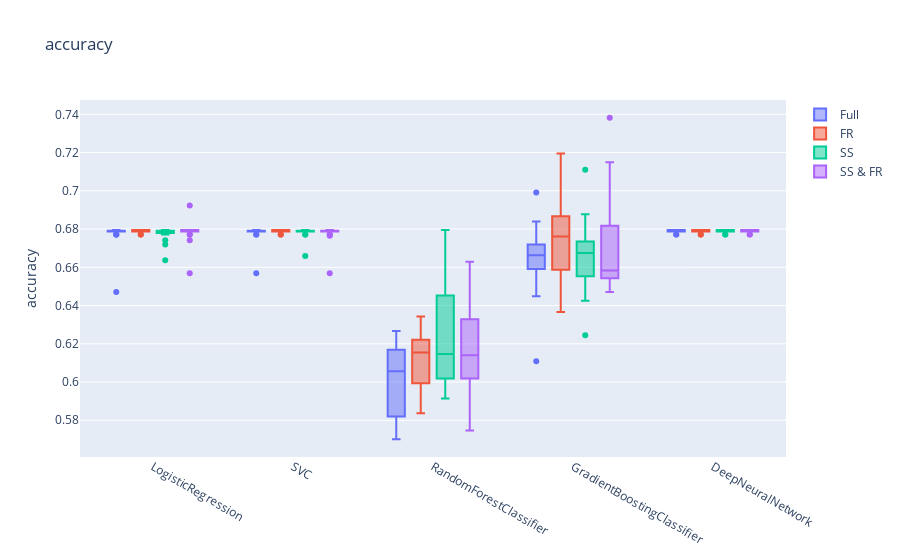
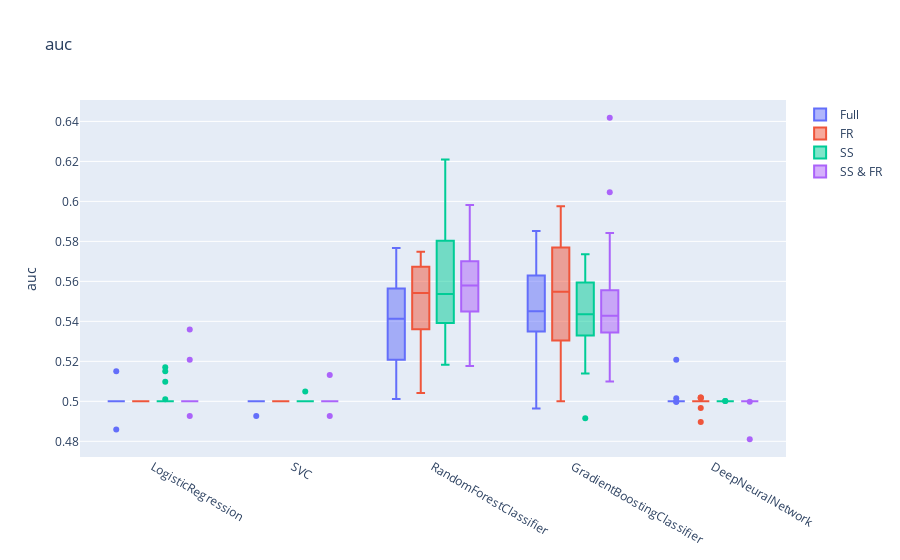
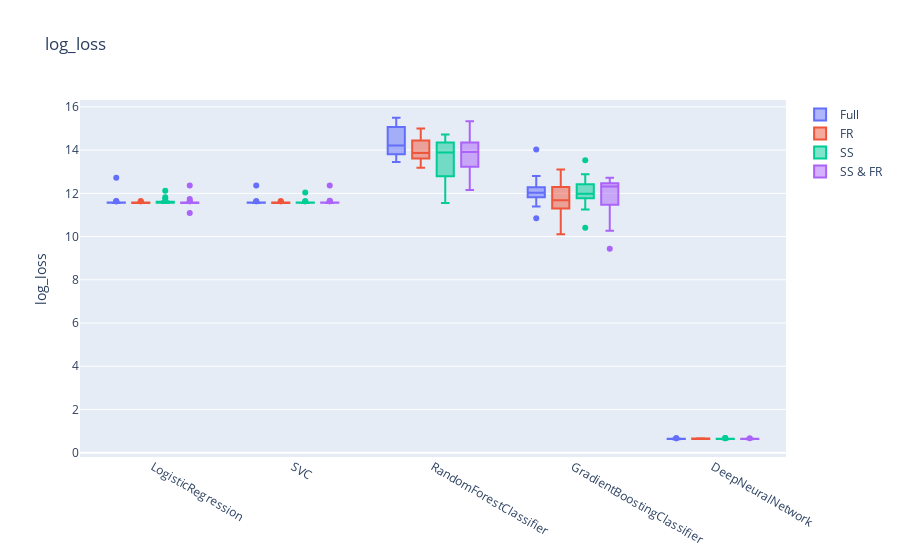

Write notebook code for charts like these, in order.
### Code cell
make_plots('accuracy')
make_plots('auc')
make_plots('log_loss')

### Figure 1 — Plotly figure (JSON) as saved in the notebook; plotly's stock layout.template omitted (floating-point values rounded to 4 significant figures)
{"data": [{"name": "Full", "type": "box", "x": ["LogisticRegression", "LogisticRegression", "LogisticRegression", "LogisticRegression", "LogisticRegression", "LogisticRegression", "LogisticRegression", "LogisticRegression", "LogisticRegression", "LogisticRegression", "LogisticRegression", "LogisticRegression", "LogisticRegression", "LogisticRegression", "LogisticRegression", "LogisticRegression", "LogisticRegression", "LogisticRegression", "LogisticRegression", "LogisticRegression", "SVC", "SVC", "SVC", "SVC", "SVC", "SVC", "SVC", "SVC", "SVC", "SVC", "SVC", "SVC", "SVC", "SVC", "SVC", "SVC", "SVC", "SVC", "SVC", "SVC", "RandomForestClassifier", "RandomForestClassifier", "RandomForestClassifier", "RandomForestClassifier", "RandomForestClassifier", "RandomForestClassifier", "RandomForestClassifier", "RandomForestClassifier", "RandomForestClassifier", "RandomForestClassifier", "RandomForestClassifier", "RandomForestClassifier", "RandomForestClassifier", "RandomForestClassifier", "RandomForestClassifier", "RandomForestClassifier", "RandomForestClassifier", "RandomForestClassifier", "RandomForestClassifier", "RandomForestClassifier", "GradientBoostingClassifier", "GradientBoostingClassifier", "GradientBoostingClassifier", "GradientBoostingClassifier", "GradientBoostingClassifier", "GradientBoostingClassifier", "GradientBoostingClassifier", "GradientBoostingClassifier", "GradientBoostingClassifier", "GradientBoostingClassifier", "GradientBoostingClassifier", "GradientBoostingClassifier", "GradientBoostingClassifier", "GradientBoostingClassifier", "GradientBoostingClassifier", "GradientBoostingClassifier", "GradientBoostingClassifier", "GradientBoostingClassifier", "GradientBoostingClassifier", "GradientBoostingClassifier", "DeepNeuralNetwork", "DeepNeuralNetwork", "DeepNeuralNetwork", "DeepNeuralNetwork", "DeepNeuralNetwork", "DeepNeuralNetwork", "DeepNeuralNetwork", "DeepNeuralNetwork", "DeepNeuralNetwork", "DeepNeuralNetwork", "DeepNeuralNetwork", "DeepNeuralNetwork", "DeepNeuralNetwork", "DeepNeuralNetwork", "DeepNeuralNetwork", "DeepNeuralNetwork", "DeepNeuralNetwork", "DeepNeuralNetwork", "DeepNeuralNetwork", "DeepNeuralNetwork"], "y": [0.6772, 0.6795, 0.6795, 0.6795, 0.6787, 0.6787, 0.6787, 0.6787, 0.6787, 0.6787, 0.6772, 0.6795, 0.6772, 0.6795, 0.6787, 0.6787, 0.6787, 0.6471, 0.6787, 0.6787, 0.6772, 0.6795, 0.6795, 0.6795, 0.6787, 0.6787, 0.6787, 0.6787, 0.6787, 0.6787, 0.6772, 0.6795, 0.6795, 0.6569, 0.6787, 0.6787, 0.6787, 0.6787, 0.6787, 0.6787, 0.5847, 0.6072, 0.6253, 0.614, 0.6109, 0.6154, 0.5792, 0.6267, 0.5995, 0.6041, 0.6208, 0.6185, 0.5711, 0.6117, 0.5724, 0.5905, 0.5995, 0.5792, 0.5701, 0.6267, 0.6591, 0.6591, 0.6591, 0.684, 0.6109, 0.6448, 0.6652, 0.6606, 0.6697, 0.6719, 0.6749, 0.6704, 0.6456, 0.684, 0.6719, 0.6561, 0.6674, 0.6719, 0.6991, 0.6629, 0.6772, 0.6795, 0.6795, 0.6795, 0.6787, 0.6787, 0.6787, 0.6787, 0.6787, 0.6787, 0.6772, 0.6795, 0.6795, 0.6795, 0.6787, 0.6787, 0.6787, 0.6787, 0.6787, 0.6787]}, {"name": "FR", "type": "box", "x": ["LogisticRegression", "LogisticRegression", "LogisticRegression", "LogisticRegression", "LogisticRegression", "LogisticRegression", "LogisticRegression", "LogisticRegression", "LogisticRegression", "LogisticRegression", "LogisticRegression", "LogisticRegression", "LogisticRegression", "LogisticRegression", "LogisticRegression", "LogisticRegression", "LogisticRegression", "LogisticRegression", "LogisticRegression", "LogisticRegression", "SVC", "SVC", "SVC", "SVC", "SVC", "SVC", "SVC", "SVC", "SVC", "SVC", "SVC", "SVC", "SVC", "SVC", "SVC", "SVC", "SVC", "SVC", "SVC", "SVC", "RandomForestClassifier", "RandomForestClassifier", "RandomForestClassifier", "RandomForestClassifier", "RandomForestClassifier", "RandomForestClassifier", "RandomForestClassifier", "RandomForestClassifier", "RandomForestClassifier", "RandomForestClassifier", "RandomForestClassifier", "RandomForestClassifier", "RandomForestClassifier", "RandomForestClassifier", "RandomForestClassifier", "RandomForestClassifier", "RandomForestClassifier", "RandomForestClassifier", "RandomForestClassifier", "RandomForestClassifier", "GradientBoostingClassifier", "GradientBoostingClassifier", "GradientBoostingClassifier", "GradientBoostingClassifier", "GradientBoostingClassifier", "GradientBoostingClassifier", "GradientBoostingClassifier", "GradientBoostingClassifier", "GradientBoostingClassifier", "GradientBoostingClassifier", "GradientBoostingClassifier", "GradientBoostingClassifier", "GradientBoostingClassifier", "GradientBoostingClassifier", "GradientBoostingClassifier", "GradientBoostingClassifier", "GradientBoostingClassifier", "GradientBoostingClassifier", "GradientBoostingClassifier", "GradientBoostingClassifier", "DeepNeuralNetwork", "DeepNeuralNetwork", "DeepNeuralNetwork", "DeepNeuralNetwork", "DeepNeuralNetwork", "DeepNeuralNetwork", "DeepNeuralNetwork", "DeepNeuralNetwork", "DeepNeuralNetwork", "DeepNeuralNetwork", "DeepNeuralNetwork", "DeepNeuralNetwork", "DeepNeuralNetwork", "DeepNeuralNetwork", "DeepNeuralNetwork", "DeepNeuralNetwork", "DeepNeuralNetwork", "DeepNeuralNetwork", "DeepNeuralNetwork", "DeepNeuralNetwork"], "y": [0.6772, 0.6795, 0.6795, 0.6795, 0.6787, 0.6787, 0.6787, 0.6787, 0.6787, 0.6787, 0.6772, 0.6795, 0.6795, 0.6795, 0.6787, 0.6787, 0.6787, 0.6787, 0.6787, 0.6787, 0.6772, 0.6795, 0.6795, 0.6795, 0.6787, 0.6787, 0.6787, 0.6787, 0.6787, 0.6787, 0.6772, 0.6795, 0.6795, 0.6795, 0.6787, 0.6787, 0.6787, 0.6787, 0.6787, 0.6787, 0.6343, 0.6343, 0.614, 0.6027, 0.5905, 0.6335, 0.6267, 0.6222, 0.5837, 0.6222, 0.5959, 0.6208, 0.6185, 0.6185, 0.586, 0.6154, 0.6109, 0.5882, 0.6131, 0.6154, 0.6772, 0.6907, 0.6749, 0.7065, 0.6403, 0.7195, 0.6833, 0.6538, 0.6742, 0.6584, 0.6953, 0.6772, 0.6366, 0.6591, 0.6833, 0.6833, 0.69, 0.6719, 0.6674, 0.6584, 0.6772, 0.6795, 0.6795, 0.6795, 0.6787, 0.6787, 0.6787, 0.6787, 0.6787, 0.6787, 0.6772, 0.6795, 0.6795, 0.6795, 0.6787, 0.6787, 0.6787, 0.6787, 0.6787, 0.6787]}, {"name": "SS", "type": "box", "x": ["LogisticRegression", "LogisticRegression", "LogisticRegression", "LogisticRegression", "LogisticRegression", "LogisticRegression", "LogisticRegression", "LogisticRegression", "LogisticRegression", "LogisticRegression", "LogisticRegression", "LogisticRegression", "LogisticRegression", "LogisticRegression", "LogisticRegression", "LogisticRegression", "LogisticRegression", "LogisticRegression", "LogisticRegression", "LogisticRegression", "SVC", "SVC", "SVC", "SVC", "SVC", "SVC", "SVC", "SVC", "SVC", "SVC", "SVC", "SVC", "SVC", "SVC", "SVC", "SVC", "SVC", "SVC", "SVC", "SVC", "RandomForestClassifier", "RandomForestClassifier", "RandomForestClassifier", "RandomForestClassifier", "RandomForestClassifier", "RandomForestClassifier", "RandomForestClassifier", "RandomForestClassifier", "RandomForestClassifier", "RandomForestClassifier", "RandomForestClassifier", "RandomForestClassifier", "RandomForestClassifier", "RandomForestClassifier", "RandomForestClassifier", "RandomForestClassifier", "RandomForestClassifier", "RandomForestClassifier", "RandomForestClassifier", "RandomForestClassifier", "GradientBoostingClassifier", "GradientBoostingClassifier", "GradientBoostingClassifier", "GradientBoostingClassifier", "GradientBoostingClassifier", "GradientBoostingClassifier", "GradientBoostingClassifier", "GradientBoostingClassifier", "GradientBoostingClassifier", "GradientBoostingClassifier", "GradientBoostingClassifier", "GradientBoostingClassifier", "GradientBoostingClassifier", "GradientBoostingClassifier", "GradientBoostingClassifier", "GradientBoostingClassifier", "GradientBoostingClassifier", "GradientBoostingClassifier", "GradientBoostingClassifier", "GradientBoostingClassifier", "DeepNeuralNetwork", "DeepNeuralNetwork", "DeepNeuralNetwork", "DeepNeuralNetwork", "DeepNeuralNetwork", "DeepNeuralNetwork", "DeepNeuralNetwork", "DeepNeuralNetwork", "DeepNeuralNetwork", "DeepNeuralNetwork", "DeepNeuralNetwork", "DeepNeuralNetwork", "DeepNeuralNetwork", "DeepNeuralNetwork", "DeepNeuralNetwork", "DeepNeuralNetwork", "DeepNeuralNetwork", "DeepNeuralNetwork", "DeepNeuralNetwork", "DeepNeuralNetwork"], "y": [0.6637, 0.6795, 0.6795, 0.6795, 0.6787, 0.6787, 0.6787, 0.6787, 0.6742, 0.6787, 0.6772, 0.6795, 0.6772, 0.6795, 0.6787, 0.6719, 0.6787, 0.6787, 0.6787, 0.6787, 0.6772, 0.6795, 0.6795, 0.6659, 0.6787, 0.6787, 0.6787, 0.6787, 0.6787, 0.6787, 0.6772, 0.6795, 0.6795, 0.6795, 0.6787, 0.6787, 0.6787, 0.6787, 0.6787, 0.6787, 0.6343, 0.6388, 0.6321, 0.6795, 0.5973, 0.6199, 0.6018, 0.5995, 0.5928, 0.6063, 0.605, 0.6095, 0.5914, 0.6524, 0.6742, 0.6199, 0.6606, 0.6018, 0.6018, 0.6516, 0.6795, 0.6659, 0.6524, 0.7111, 0.6765, 0.6448, 0.6244, 0.6584, 0.6471, 0.6674, 0.6682, 0.6659, 0.6704, 0.6682, 0.6674, 0.6878, 0.6674, 0.6425, 0.6674, 0.6787, 0.6772, 0.6795, 0.6795, 0.6795, 0.6787, 0.6787, 0.6787, 0.6787, 0.6787, 0.6787, 0.6772, 0.6795, 0.6795, 0.6795, 0.6787, 0.6787, 0.6787, 0.6787, 0.6787, 0.6787]}, {"name": "SS & FR", "type": "box", "x": ["LogisticRegression", "LogisticRegression", "LogisticRegression", "LogisticRegression", "LogisticRegression", "LogisticRegression", "LogisticRegression", "LogisticRegression", "LogisticRegression", "LogisticRegression", "LogisticRegression", "LogisticRegression", "LogisticRegression", "LogisticRegression", "LogisticRegression", "LogisticRegression", "LogisticRegression", "LogisticRegression", "LogisticRegression", "LogisticRegression", "SVC", "SVC", "SVC", "SVC", "SVC", "SVC", "SVC", "SVC", "SVC", "SVC", "SVC", "SVC", "SVC", "SVC", "SVC", "SVC", "SVC", "SVC", "SVC", "SVC", "RandomForestClassifier", "RandomForestClassifier", "RandomForestClassifier", "RandomForestClassifier", "RandomForestClassifier", "RandomForestClassifier", "RandomForestClassifier", "RandomForestClassifier", "RandomForestClassifier", "RandomForestClassifier", "RandomForestClassifier", "RandomForestClassifier", "RandomForestClassifier", "RandomForestClassifier", "RandomForestClassifier", "RandomForestClassifier", "RandomForestClassifier", "RandomForestClassifier", "RandomForestClassifier", "RandomForestClassifier", "GradientBoostingClassifier", "GradientBoostingClassifier", "GradientBoostingClassifier", "GradientBoostingClassifier", "GradientBoostingClassifier", "GradientBoostingClassifier", "GradientBoostingClassifier", "GradientBoostingClassifier", "GradientBoostingClassifier", "GradientBoostingClassifier", "GradientBoostingClassifier", "GradientBoostingClassifier", "GradientBoostingClassifier", "GradientBoostingClassifier", "GradientBoostingClassifier", "GradientBoostingClassifier", "GradientBoostingClassifier", "GradientBoostingClassifier", "GradientBoostingClassifier", "GradientBoostingClassifier", "DeepNeuralNetwork", "DeepNeuralNetwork", "DeepNeuralNetwork", "DeepNeuralNetwork", "DeepNeuralNetwork", "DeepNeuralNetwork", "DeepNeuralNetwork", "DeepNeuralNetwork", "DeepNeuralNetwork", "DeepNeuralNetwork", "DeepNeuralNetwork", "DeepNeuralNetwork", "DeepNeuralNetwork", "DeepNeuralNetwork", "DeepNeuralNetwork", "DeepNeuralNetwork", "DeepNeuralNetwork", "DeepNeuralNetwork", "DeepNeuralNetwork", "DeepNeuralNetwork"], "y": [0.6772, 0.6795, 0.6795, 0.6795, 0.6787, 0.6742, 0.6787, 0.6787, 0.6787, 0.6787, 0.6772, 0.6795, 0.6795, 0.6569, 0.6923, 0.6787, 0.6787, 0.6787, 0.6787, 0.6787, 0.6772, 0.6795, 0.6795, 0.6795, 0.6787, 0.6787, 0.6787, 0.6787, 0.6787, 0.6787, 0.6772, 0.6795, 0.6795, 0.6569, 0.6787, 0.6787, 0.6787, 0.6787, 0.6765, 0.6787, 0.6095, 0.6411, 0.614, 0.6185, 0.586, 0.6629, 0.5995, 0.6063, 0.5747, 0.6538, 0.6275, 0.6411, 0.614, 0.6321, 0.6041, 0.6335, 0.5769, 0.5995, 0.6154, 0.6086, 0.6817, 0.7381, 0.6817, 0.6569, 0.6471, 0.6538, 0.6493, 0.6674, 0.6584, 0.6652, 0.6524, 0.6953, 0.6546, 0.6546, 0.6561, 0.6719, 0.6584, 0.6471, 0.6878, 0.7149, 0.6772, 0.6795, 0.6795, 0.6795, 0.6787, 0.6787, 0.6787, 0.6787, 0.6787, 0.6787, 0.6772, 0.6795, 0.6795, 0.6795, 0.6787, 0.6787, 0.6787, 0.6787, 0.6787, 0.6787]}], "layout": {"boxmode": "group", "title": {"text": "accuracy"}, "yaxis": {"title": {"text": "accuracy"}}}}

### Figure 2 — Plotly figure (JSON) as saved in the notebook; plotly's stock layout.template omitted (floating-point values rounded to 4 significant figures)
{"data": [{"name": "Full", "type": "box", "x": ["LogisticRegression", "LogisticRegression", "LogisticRegression", "LogisticRegression", "LogisticRegression", "LogisticRegression", "LogisticRegression", "LogisticRegression", "LogisticRegression", "LogisticRegression", "LogisticRegression", "LogisticRegression", "LogisticRegression", "LogisticRegression", "LogisticRegression", "LogisticRegression", "LogisticRegression", "LogisticRegression", "LogisticRegression", "LogisticRegression", "SVC", "SVC", "SVC", "SVC", "SVC", "SVC", "SVC", "SVC", "SVC", "SVC", "SVC", "SVC", "SVC", "SVC", "SVC", "SVC", "SVC", "SVC", "SVC", "SVC", "RandomForestClassifier", "RandomForestClassifier", "RandomForestClassifier", "RandomForestClassifier", "RandomForestClassifier", "RandomForestClassifier", "RandomForestClassifier", "RandomForestClassifier", "RandomForestClassifier", "RandomForestClassifier", "RandomForestClassifier", "RandomForestClassifier", "RandomForestClassifier", "RandomForestClassifier", "RandomForestClassifier", "RandomForestClassifier", "RandomForestClassifier", "RandomForestClassifier", "RandomForestClassifier", "RandomForestClassifier", "GradientBoostingClassifier", "GradientBoostingClassifier", "GradientBoostingClassifier", "GradientBoostingClassifier", "GradientBoostingClassifier", "GradientBoostingClassifier", "GradientBoostingClassifier", "GradientBoostingClassifier", "GradientBoostingClassifier", "GradientBoostingClassifier", "GradientBoostingClassifier", "GradientBoostingClassifier", "GradientBoostingClassifier", "GradientBoostingClassifier", "GradientBoostingClassifier", "GradientBoostingClassifier", "GradientBoostingClassifier", "GradientBoostingClassifier", "GradientBoostingClassifier", "GradientBoostingClassifier", "DeepNeuralNetwork", "DeepNeuralNetwork", "DeepNeuralNetwork", "DeepNeuralNetwork", "DeepNeuralNetwork", "DeepNeuralNetwork", "DeepNeuralNetwork", "DeepNeuralNetwork", "DeepNeuralNetwork", "DeepNeuralNetwork", "DeepNeuralNetwork", "DeepNeuralNetwork", "DeepNeuralNetwork", "DeepNeuralNetwork", "DeepNeuralNetwork", "DeepNeuralNetwork", "DeepNeuralNetwork", "DeepNeuralNetwork", "DeepNeuralNetwork", "DeepNeuralNetwork"], "y": [0.5, 0.5, 0.5, 0.5, 0.5, 0.5, 0.5, 0.5, 0.5, 0.5, 0.5, 0.5, 0.5151, 0.5, 0.5, 0.5, 0.5, 0.4859, 0.5, 0.5, 0.5, 0.5, 0.5, 0.5, 0.5, 0.5, 0.5, 0.5, 0.5, 0.5, 0.5, 0.5, 0.5, 0.4927, 0.5, 0.5, 0.5, 0.5, 0.5, 0.5, 0.5012, 0.5398, 0.5531, 0.5671, 0.5576, 0.5553, 0.5305, 0.5766, 0.5344, 0.5359, 0.5626, 0.5426, 0.5095, 0.5487, 0.5051, 0.511, 0.54, 0.5454, 0.5053, 0.5618, 0.5397, 0.5315, 0.5353, 0.5852, 0.4964, 0.5306, 0.5642, 0.546, 0.5471, 0.5543, 0.5422, 0.5417, 0.5346, 0.5759, 0.5747, 0.5149, 0.5547, 0.5618, 0.5725, 0.544, 0.5, 0.5, 0.5, 0.5, 0.5208, 0.5, 0.5, 0.5, 0.5, 0.5, 0.4998, 0.5, 0.5015, 0.4998, 0.5, 0.5, 0.5, 0.5, 0.5, 0.5]}, {"name": "FR", "type": "box", "x": ["LogisticRegression", "LogisticRegression", "LogisticRegression", "LogisticRegression", "LogisticRegression", "LogisticRegression", "LogisticRegression", "LogisticRegression", "LogisticRegression", "LogisticRegression", "LogisticRegression", "LogisticRegression", "LogisticRegression", "LogisticRegression", "LogisticRegression", "LogisticRegression", "LogisticRegression", "LogisticRegression", "LogisticRegression", "LogisticRegression", "SVC", "SVC", "SVC", "SVC", "SVC", "SVC", "SVC", "SVC", "SVC", "SVC", "SVC", "SVC", "SVC", "SVC", "SVC", "SVC", "SVC", "SVC", "SVC", "SVC", "RandomForestClassifier", "RandomForestClassifier", "RandomForestClassifier", "RandomForestClassifier", "RandomForestClassifier", "RandomForestClassifier", "RandomForestClassifier", "RandomForestClassifier", "RandomForestClassifier", "RandomForestClassifier", "RandomForestClassifier", "RandomForestClassifier", "RandomForestClassifier", "RandomForestClassifier", "RandomForestClassifier", "RandomForestClassifier", "RandomForestClassifier", "RandomForestClassifier", "RandomForestClassifier", "RandomForestClassifier", "GradientBoostingClassifier", "GradientBoostingClassifier", "GradientBoostingClassifier", "GradientBoostingClassifier", "GradientBoostingClassifier", "GradientBoostingClassifier", "GradientBoostingClassifier", "GradientBoostingClassifier", "GradientBoostingClassifier", "GradientBoostingClassifier", "GradientBoostingClassifier", "GradientBoostingClassifier", "GradientBoostingClassifier", "GradientBoostingClassifier", "GradientBoostingClassifier", "GradientBoostingClassifier", "GradientBoostingClassifier", "GradientBoostingClassifier", "GradientBoostingClassifier", "GradientBoostingClassifier", "DeepNeuralNetwork", "DeepNeuralNetwork", "DeepNeuralNetwork", "DeepNeuralNetwork", "DeepNeuralNetwork", "DeepNeuralNetwork", "DeepNeuralNetwork", "DeepNeuralNetwork", "DeepNeuralNetwork", "DeepNeuralNetwork", "DeepNeuralNetwork", "DeepNeuralNetwork", "DeepNeuralNetwork", "DeepNeuralNetwork", "DeepNeuralNetwork", "DeepNeuralNetwork", "DeepNeuralNetwork", "DeepNeuralNetwork", "DeepNeuralNetwork", "DeepNeuralNetwork"], "y": [0.5, 0.5, 0.5, 0.5, 0.5, 0.5, 0.5, 0.5, 0.5, 0.5, 0.5, 0.5, 0.5, 0.5, 0.5, 0.5, 0.5, 0.5, 0.5, 0.5, 0.5, 0.5, 0.5, 0.5, 0.5, 0.5, 0.5, 0.5, 0.5, 0.5, 0.5, 0.5, 0.5, 0.5, 0.5, 0.5, 0.5, 0.5, 0.5, 0.5, 0.5745, 0.5691, 0.5467, 0.5551, 0.5277, 0.5687, 0.5748, 0.5677, 0.5042, 0.5548, 0.5461, 0.561, 0.5463, 0.5667, 0.5262, 0.5331, 0.539, 0.5279, 0.5629, 0.5535, 0.5531, 0.5976, 0.5283, 0.5906, 0.5217, 0.5875, 0.5831, 0.5373, 0.5486, 0.5295, 0.581, 0.5727, 0.5001, 0.5185, 0.5719, 0.5719, 0.551, 0.5636, 0.5566, 0.5314, 0.5, 0.5, 0.5, 0.5, 0.5, 0.5, 0.5, 0.5, 0.5, 0.5019, 0.5, 0.5015, 0.5, 0.5, 0.4967, 0.5, 0.5, 0.5, 0.5019, 0.4896]}, {"name": "SS", "type": "box", "x": ["LogisticRegression", "LogisticRegression", "LogisticRegression", "LogisticRegression", "LogisticRegression", "LogisticRegression", "LogisticRegression", "LogisticRegression", "LogisticRegression", "LogisticRegression", "LogisticRegression", "LogisticRegression", "LogisticRegression", "LogisticRegression", "LogisticRegression", "LogisticRegression", "LogisticRegression", "LogisticRegression", "LogisticRegression", "LogisticRegression", "SVC", "SVC", "SVC", "SVC", "SVC", "SVC", "SVC", "SVC", "SVC", "SVC", "SVC", "SVC", "SVC", "SVC", "SVC", "SVC", "SVC", "SVC", "SVC", "SVC", "RandomForestClassifier", "RandomForestClassifier", "RandomForestClassifier", "RandomForestClassifier", "RandomForestClassifier", "RandomForestClassifier", "RandomForestClassifier", "RandomForestClassifier", "RandomForestClassifier", "RandomForestClassifier", "RandomForestClassifier", "RandomForestClassifier", "RandomForestClassifier", "RandomForestClassifier", "RandomForestClassifier", "RandomForestClassifier", "RandomForestClassifier", "RandomForestClassifier", "RandomForestClassifier", "RandomForestClassifier", "GradientBoostingClassifier", "GradientBoostingClassifier", "GradientBoostingClassifier", "GradientBoostingClassifier", "GradientBoostingClassifier", "GradientBoostingClassifier", "GradientBoostingClassifier", "GradientBoostingClassifier", "GradientBoostingClassifier", "GradientBoostingClassifier", "GradientBoostingClassifier", "GradientBoostingClassifier", "GradientBoostingClassifier", "GradientBoostingClassifier", "GradientBoostingClassifier", "GradientBoostingClassifier", "GradientBoostingClassifier", "GradientBoostingClassifier", "GradientBoostingClassifier", "GradientBoostingClassifier", "DeepNeuralNetwork", "DeepNeuralNetwork", "DeepNeuralNetwork", "DeepNeuralNetwork", "DeepNeuralNetwork", "DeepNeuralNetwork", "DeepNeuralNetwork", "DeepNeuralNetwork", "DeepNeuralNetwork", "DeepNeuralNetwork", "DeepNeuralNetwork", "DeepNeuralNetwork", "DeepNeuralNetwork", "DeepNeuralNetwork", "DeepNeuralNetwork", "DeepNeuralNetwork", "DeepNeuralNetwork", "DeepNeuralNetwork", "DeepNeuralNetwork", "DeepNeuralNetwork"], "y": [0.501, 0.5, 0.5, 0.5, 0.5, 0.5, 0.5, 0.5, 0.5171, 0.5, 0.5, 0.5, 0.5151, 0.5, 0.5, 0.5098, 0.5, 0.5, 0.5, 0.5, 0.5, 0.5, 0.5, 0.5049, 0.5, 0.5, 0.5, 0.5, 0.5, 0.5, 0.5, 0.5, 0.5, 0.5, 0.5, 0.5, 0.5, 0.5, 0.5, 0.5, 0.5562, 0.5668, 0.5749, 0.6209, 0.5383, 0.555, 0.5435, 0.5418, 0.5183, 0.5524, 0.54, 0.5564, 0.5319, 0.6065, 0.6061, 0.5253, 0.5998, 0.5435, 0.5231, 0.5857, 0.5511, 0.5365, 0.5396, 0.5735, 0.5632, 0.5139, 0.4915, 0.5332, 0.5286, 0.5436, 0.5482, 0.57, 0.551, 0.5735, 0.5399, 0.566, 0.5306, 0.5327, 0.5436, 0.5556, 0.5, 0.5, 0.5, 0.5, 0.5, 0.5, 0.5, 0.5, 0.5, 0.5, 0.5, 0.5002, 0.5002, 0.5, 0.5, 0.5, 0.5, 0.5, 0.5, 0.5]}, {"name": "SS & FR", "type": "box", "x": ["LogisticRegression", "LogisticRegression", "LogisticRegression", "LogisticRegression", "LogisticRegression", "LogisticRegression", "LogisticRegression", "LogisticRegression", "LogisticRegression", "LogisticRegression", "LogisticRegression", "LogisticRegression", "LogisticRegression", "LogisticRegression", "LogisticRegression", "LogisticRegression", "LogisticRegression", "LogisticRegression", "LogisticRegression", "LogisticRegression", "SVC", "SVC", "SVC", "SVC", "SVC", "SVC", "SVC", "SVC", "SVC", "SVC", "SVC", "SVC", "SVC", "SVC", "SVC", "SVC", "SVC", "SVC", "SVC", "SVC", "RandomForestClassifier", "RandomForestClassifier", "RandomForestClassifier", "RandomForestClassifier", "RandomForestClassifier", "RandomForestClassifier", "RandomForestClassifier", "RandomForestClassifier", "RandomForestClassifier", "RandomForestClassifier", "RandomForestClassifier", "RandomForestClassifier", "RandomForestClassifier", "RandomForestClassifier", "RandomForestClassifier", "RandomForestClassifier", "RandomForestClassifier", "RandomForestClassifier", "RandomForestClassifier", "RandomForestClassifier", "GradientBoostingClassifier", "GradientBoostingClassifier", "GradientBoostingClassifier", "GradientBoostingClassifier", "GradientBoostingClassifier", "GradientBoostingClassifier", "GradientBoostingClassifier", "GradientBoostingClassifier", "GradientBoostingClassifier", "GradientBoostingClassifier", "GradientBoostingClassifier", "GradientBoostingClassifier", "GradientBoostingClassifier", "GradientBoostingClassifier", "GradientBoostingClassifier", "GradientBoostingClassifier", "GradientBoostingClassifier", "GradientBoostingClassifier", "GradientBoostingClassifier", "GradientBoostingClassifier", "DeepNeuralNetwork", "DeepNeuralNetwork", "DeepNeuralNetwork", "DeepNeuralNetwork", "DeepNeuralNetwork", "DeepNeuralNetwork", "DeepNeuralNetwork", "DeepNeuralNetwork", "DeepNeuralNetwork", "DeepNeuralNetwork", "DeepNeuralNetwork", "DeepNeuralNetwork", "DeepNeuralNetwork", "DeepNeuralNetwork", "DeepNeuralNetwork", "DeepNeuralNetwork", "DeepNeuralNetwork", "DeepNeuralNetwork", "DeepNeuralNetwork", "DeepNeuralNetwork"], "y": [0.5, 0.5, 0.5, 0.5, 0.5, 0.5208, 0.5, 0.5, 0.5, 0.5, 0.5, 0.5, 0.5, 0.4927, 0.536, 0.5, 0.5, 0.5, 0.5, 0.5, 0.5, 0.5, 0.5, 0.5, 0.5, 0.5, 0.5, 0.5, 0.5, 0.5, 0.5, 0.5, 0.5, 0.4927, 0.5, 0.5, 0.5, 0.5, 0.5132, 0.5, 0.5506, 0.5982, 0.5523, 0.5556, 0.5429, 0.594, 0.5288, 0.5468, 0.5179, 0.5948, 0.5603, 0.5927, 0.5653, 0.5749, 0.5544, 0.5612, 0.5177, 0.5233, 0.5609, 0.5615, 0.5472, 0.6418, 0.5649, 0.5373, 0.5286, 0.5354, 0.5099, 0.5417, 0.5202, 0.5531, 0.553, 0.5842, 0.5412, 0.5412, 0.5334, 0.5581, 0.5499, 0.5212, 0.5438, 0.6046, 0.5, 0.5, 0.5, 0.5, 0.5, 0.5, 0.4811, 0.5, 0.5, 0.5, 0.5, 0.5, 0.4998, 0.5, 0.5, 0.5, 0.5, 0.5, 0.5, 0.5]}], "layout": {"boxmode": "group", "title": {"text": "auc"}, "yaxis": {"title": {"text": "auc"}}}}

### Figure 3 — Plotly figure (JSON) as saved in the notebook; plotly's stock layout.template omitted (floating-point values rounded to 4 significant figures)
{"data": [{"name": "Full", "type": "box", "x": ["LogisticRegression", "LogisticRegression", "LogisticRegression", "LogisticRegression", "LogisticRegression", "LogisticRegression", "LogisticRegression", "LogisticRegression", "LogisticRegression", "LogisticRegression", "LogisticRegression", "LogisticRegression", "LogisticRegression", "LogisticRegression", "LogisticRegression", "LogisticRegression", "LogisticRegression", "LogisticRegression", "LogisticRegression", "LogisticRegression", "SVC", "SVC", "SVC", "SVC", "SVC", "SVC", "SVC", "SVC", "SVC", "SVC", "SVC", "SVC", "SVC", "SVC", "SVC", "SVC", "SVC", "SVC", "SVC", "SVC", "RandomForestClassifier", "RandomForestClassifier", "RandomForestClassifier", "RandomForestClassifier", "RandomForestClassifier", "RandomForestClassifier", "RandomForestClassifier", "RandomForestClassifier", "RandomForestClassifier", "RandomForestClassifier", "RandomForestClassifier", "RandomForestClassifier", "RandomForestClassifier", "RandomForestClassifier", "RandomForestClassifier", "RandomForestClassifier", "RandomForestClassifier", "RandomForestClassifier", "RandomForestClassifier", "RandomForestClassifier", "GradientBoostingClassifier", "GradientBoostingClassifier", "GradientBoostingClassifier", "GradientBoostingClassifier", "GradientBoostingClassifier", "GradientBoostingClassifier", "GradientBoostingClassifier", "GradientBoostingClassifier", "GradientBoostingClassifier", "GradientBoostingClassifier", "GradientBoostingClassifier", "GradientBoostingClassifier", "GradientBoostingClassifier", "GradientBoostingClassifier", "GradientBoostingClassifier", "GradientBoostingClassifier", "GradientBoostingClassifier", "GradientBoostingClassifier", "GradientBoostingClassifier", "GradientBoostingClassifier", "DeepNeuralNetwork", "DeepNeuralNetwork", "DeepNeuralNetwork", "DeepNeuralNetwork", "DeepNeuralNetwork", "DeepNeuralNetwork", "DeepNeuralNetwork", "DeepNeuralNetwork", "DeepNeuralNetwork", "DeepNeuralNetwork", "DeepNeuralNetwork", "DeepNeuralNetwork", "DeepNeuralNetwork", "DeepNeuralNetwork", "DeepNeuralNetwork", "DeepNeuralNetwork", "DeepNeuralNetwork", "DeepNeuralNetwork", "DeepNeuralNetwork", "DeepNeuralNetwork"], "y": [11.63, 11.55, 11.55, 11.55, 11.58, 11.58, 11.58, 11.58, 11.58, 11.58, 11.63, 11.55, 11.63, 11.55, 11.58, 11.58, 11.58, 12.72, 11.58, 11.58, 11.63, 11.55, 11.55, 11.55, 11.58, 11.58, 11.58, 11.58, 11.58, 11.58, 11.63, 11.55, 11.55, 12.37, 11.58, 11.58, 11.58, 11.58, 11.58, 11.58, 14.97, 14.16, 13.51, 13.91, 14.03, 13.86, 15.17, 13.46, 14.43, 14.27, 13.67, 13.75, 15.46, 13.99, 15.41, 14.76, 14.43, 15.17, 15.49, 13.46, 12.29, 12.29, 12.29, 11.39, 14.03, 12.8, 12.07, 12.23, 11.91, 11.82, 11.72, 11.88, 12.77, 11.39, 11.82, 12.4, 11.99, 11.82, 10.85, 12.15, 0.6402, 0.6327, 0.6333, 0.6273, 0.6491, 0.629, 0.6279, 0.6539, 0.6404, 0.63, 0.6667, 0.643, 0.6284, 0.6331, 0.639, 0.6394, 0.6678, 0.629, 0.6379, 0.628]}, {"name": "FR", "type": "box", "x": ["LogisticRegression", "LogisticRegression", "LogisticRegression", "LogisticRegression", "LogisticRegression", "LogisticRegression", "LogisticRegression", "LogisticRegression", "LogisticRegression", "LogisticRegression", "LogisticRegression", "LogisticRegression", "LogisticRegression", "LogisticRegression", "LogisticRegression", "LogisticRegression", "LogisticRegression", "LogisticRegression", "LogisticRegression", "LogisticRegression", "SVC", "SVC", "SVC", "SVC", "SVC", "SVC", "SVC", "SVC", "SVC", "SVC", "SVC", "SVC", "SVC", "SVC", "SVC", "SVC", "SVC", "SVC", "SVC", "SVC", "RandomForestClassifier", "RandomForestClassifier", "RandomForestClassifier", "RandomForestClassifier", "RandomForestClassifier", "RandomForestClassifier", "RandomForestClassifier", "RandomForestClassifier", "RandomForestClassifier", "RandomForestClassifier", "RandomForestClassifier", "RandomForestClassifier", "RandomForestClassifier", "RandomForestClassifier", "RandomForestClassifier", "RandomForestClassifier", "RandomForestClassifier", "RandomForestClassifier", "RandomForestClassifier", "RandomForestClassifier", "GradientBoostingClassifier", "GradientBoostingClassifier", "GradientBoostingClassifier", "GradientBoostingClassifier", "GradientBoostingClassifier", "GradientBoostingClassifier", "GradientBoostingClassifier", "GradientBoostingClassifier", "GradientBoostingClassifier", "GradientBoostingClassifier", "GradientBoostingClassifier", "GradientBoostingClassifier", "GradientBoostingClassifier", "GradientBoostingClassifier", "GradientBoostingClassifier", "GradientBoostingClassifier", "GradientBoostingClassifier", "GradientBoostingClassifier", "GradientBoostingClassifier", "GradientBoostingClassifier", "DeepNeuralNetwork", "DeepNeuralNetwork", "DeepNeuralNetwork", "DeepNeuralNetwork", "DeepNeuralNetwork", "DeepNeuralNetwork", "DeepNeuralNetwork", "DeepNeuralNetwork", "DeepNeuralNetwork", "DeepNeuralNetwork", "DeepNeuralNetwork", "DeepNeuralNetwork", "DeepNeuralNetwork", "DeepNeuralNetwork", "DeepNeuralNetwork", "DeepNeuralNetwork", "DeepNeuralNetwork", "DeepNeuralNetwork", "DeepNeuralNetwork", "DeepNeuralNetwork"], "y": [11.63, 11.55, 11.55, 11.55, 11.58, 11.58, 11.58, 11.58, 11.58, 11.58, 11.63, 11.55, 11.55, 11.55, 11.58, 11.58, 11.58, 11.58, 11.58, 11.58, 11.63, 11.55, 11.55, 11.55, 11.58, 11.58, 11.58, 11.58, 11.58, 11.58, 11.63, 11.55, 11.55, 11.55, 11.58, 11.58, 11.58, 11.58, 11.58, 11.58, 13.18, 13.18, 13.91, 14.32, 14.76, 13.21, 13.46, 13.62, 15.0, 13.62, 14.56, 13.67, 13.75, 13.75, 14.92, 13.86, 14.03, 14.84, 13.94, 13.86, 11.63, 11.15, 11.72, 10.58, 12.97, 10.11, 11.42, 12.48, 11.74, 12.31, 10.98, 11.63, 13.1, 12.29, 11.42, 11.42, 11.17, 11.82, 11.99, 12.31, 0.6335, 0.6342, 0.6296, 0.6294, 0.6656, 0.654, 0.6301, 0.635, 0.6306, 0.6287, 0.6488, 0.6438, 0.6618, 0.6409, 0.6296, 0.6337, 0.6517, 0.653, 0.6654, 0.6402]}, {"name": "SS", "type": "box", "x": ["LogisticRegression", "LogisticRegression", "LogisticRegression", "LogisticRegression", "LogisticRegression", "LogisticRegression", "LogisticRegression", "LogisticRegression", "LogisticRegression", "LogisticRegression", "LogisticRegression", "LogisticRegression", "LogisticRegression", "LogisticRegression", "LogisticRegression", "LogisticRegression", "LogisticRegression", "LogisticRegression", "LogisticRegression", "LogisticRegression", "SVC", "SVC", "SVC", "SVC", "SVC", "SVC", "SVC", "SVC", "SVC", "SVC", "SVC", "SVC", "SVC", "SVC", "SVC", "SVC", "SVC", "SVC", "SVC", "SVC", "RandomForestClassifier", "RandomForestClassifier", "RandomForestClassifier", "RandomForestClassifier", "RandomForestClassifier", "RandomForestClassifier", "RandomForestClassifier", "RandomForestClassifier", "RandomForestClassifier", "RandomForestClassifier", "RandomForestClassifier", "RandomForestClassifier", "RandomForestClassifier", "RandomForestClassifier", "RandomForestClassifier", "RandomForestClassifier", "RandomForestClassifier", "RandomForestClassifier", "RandomForestClassifier", "RandomForestClassifier", "GradientBoostingClassifier", "GradientBoostingClassifier", "GradientBoostingClassifier", "GradientBoostingClassifier", "GradientBoostingClassifier", "GradientBoostingClassifier", "GradientBoostingClassifier", "GradientBoostingClassifier", "GradientBoostingClassifier", "GradientBoostingClassifier", "GradientBoostingClassifier", "GradientBoostingClassifier", "GradientBoostingClassifier", "GradientBoostingClassifier", "GradientBoostingClassifier", "GradientBoostingClassifier", "GradientBoostingClassifier", "GradientBoostingClassifier", "GradientBoostingClassifier", "GradientBoostingClassifier", "DeepNeuralNetwork", "DeepNeuralNetwork", "DeepNeuralNetwork", "DeepNeuralNetwork", "DeepNeuralNetwork", "DeepNeuralNetwork", "DeepNeuralNetwork", "DeepNeuralNetwork", "DeepNeuralNetwork", "DeepNeuralNetwork", "DeepNeuralNetwork", "DeepNeuralNetwork", "DeepNeuralNetwork", "DeepNeuralNetwork", "DeepNeuralNetwork", "DeepNeuralNetwork", "DeepNeuralNetwork", "DeepNeuralNetwork", "DeepNeuralNetwork", "DeepNeuralNetwork"], "y": [12.12, 11.55, 11.55, 11.55, 11.58, 11.58, 11.58, 11.58, 11.74, 11.58, 11.63, 11.55, 11.63, 11.55, 11.58, 11.82, 11.58, 11.58, 11.58, 11.58, 11.63, 11.55, 11.55, 12.04, 11.58, 11.58, 11.58, 11.58, 11.58, 11.58, 11.63, 11.55, 11.55, 11.55, 11.58, 11.58, 11.58, 11.58, 11.58, 11.58, 13.18, 13.02, 13.26, 11.55, 14.52, 13.7, 14.35, 14.43, 14.68, 14.19, 14.24, 14.08, 14.73, 12.53, 11.74, 13.7, 12.23, 14.35, 14.35, 12.56, 11.55, 12.04, 12.53, 10.41, 11.66, 12.8, 13.54, 12.31, 12.72, 11.99, 11.96, 12.04, 11.88, 11.96, 11.99, 11.25, 11.99, 12.88, 11.99, 11.58, 0.6291, 0.6273, 0.6289, 0.6278, 0.6397, 0.6287, 0.6701, 0.6308, 0.6302, 0.6513, 0.6303, 0.6396, 0.6286, 0.6334, 0.671, 0.6308, 0.6451, 0.6454, 0.6749, 0.6455]}, {"name": "SS & FR", "type": "box", "x": ["LogisticRegression", "LogisticRegression", "LogisticRegression", "LogisticRegression", "LogisticRegression", "LogisticRegression", "LogisticRegression", "LogisticRegression", "LogisticRegression", "LogisticRegression", "LogisticRegression", "LogisticRegression", "LogisticRegression", "LogisticRegression", "LogisticRegression", "LogisticRegression", "LogisticRegression", "LogisticRegression", "LogisticRegression", "LogisticRegression", "SVC", "SVC", "SVC", "SVC", "SVC", "SVC", "SVC", "SVC", "SVC", "SVC", "SVC", "SVC", "SVC", "SVC", "SVC", "SVC", "SVC", "SVC", "SVC", "SVC", "RandomForestClassifier", "RandomForestClassifier", "RandomForestClassifier", "RandomForestClassifier", "RandomForestClassifier", "RandomForestClassifier", "RandomForestClassifier", "RandomForestClassifier", "RandomForestClassifier", "RandomForestClassifier", "RandomForestClassifier", "RandomForestClassifier", "RandomForestClassifier", "RandomForestClassifier", "RandomForestClassifier", "RandomForestClassifier", "RandomForestClassifier", "RandomForestClassifier", "RandomForestClassifier", "RandomForestClassifier", "GradientBoostingClassifier", "GradientBoostingClassifier", "GradientBoostingClassifier", "GradientBoostingClassifier", "GradientBoostingClassifier", "GradientBoostingClassifier", "GradientBoostingClassifier", "GradientBoostingClassifier", "GradientBoostingClassifier", "GradientBoostingClassifier", "GradientBoostingClassifier", "GradientBoostingClassifier", "GradientBoostingClassifier", "GradientBoostingClassifier", "GradientBoostingClassifier", "GradientBoostingClassifier", "GradientBoostingClassifier", "GradientBoostingClassifier", "GradientBoostingClassifier", "GradientBoostingClassifier", "DeepNeuralNetwork", "DeepNeuralNetwork", "DeepNeuralNetwork", "DeepNeuralNetwork", "DeepNeuralNetwork", "DeepNeuralNetwork", "DeepNeuralNetwork", "DeepNeuralNetwork", "DeepNeuralNetwork", "DeepNeuralNetwork", "DeepNeuralNetwork", "DeepNeuralNetwork", "DeepNeuralNetwork", "DeepNeuralNetwork", "DeepNeuralNetwork", "DeepNeuralNetwork", "DeepNeuralNetwork", "DeepNeuralNetwork", "DeepNeuralNetwork", "DeepNeuralNetwork"], "y": [11.63, 11.55, 11.55, 11.55, 11.58, 11.74, 11.58, 11.58, 11.58, 11.58, 11.63, 11.55, 11.55, 12.37, 11.09, 11.58, 11.58, 11.58, 11.58, 11.58, 11.63, 11.55, 11.55, 11.55, 11.58, 11.58, 11.58, 11.58, 11.58, 11.58, 11.63, 11.55, 11.55, 12.37, 11.58, 11.58, 11.58, 11.58, 11.66, 11.58, 14.08, 12.94, 13.91, 13.75, 14.92, 12.15, 14.43, 14.19, 15.33, 12.48, 13.42, 12.94, 13.91, 13.26, 14.27, 13.21, 15.25, 14.43, 13.86, 14.11, 11.47, 9.438, 11.47, 12.37, 12.72, 12.48, 12.64, 11.99, 12.31, 12.07, 12.53, 10.98, 12.45, 12.45, 12.4, 11.82, 12.31, 12.72, 11.25, 10.27, 0.6291, 0.6274, 0.6308, 0.6406, 0.6349, 0.6609, 0.6705, 0.6279, 0.6459, 0.6279, 0.6297, 0.6326, 0.646, 0.6292, 0.6311, 0.6353, 0.6414, 0.6487, 0.6279, 0.634]}], "layout": {"boxmode": "group", "title": {"text": "log_loss"}, "yaxis": {"title": {"text": "log_loss"}}}}
